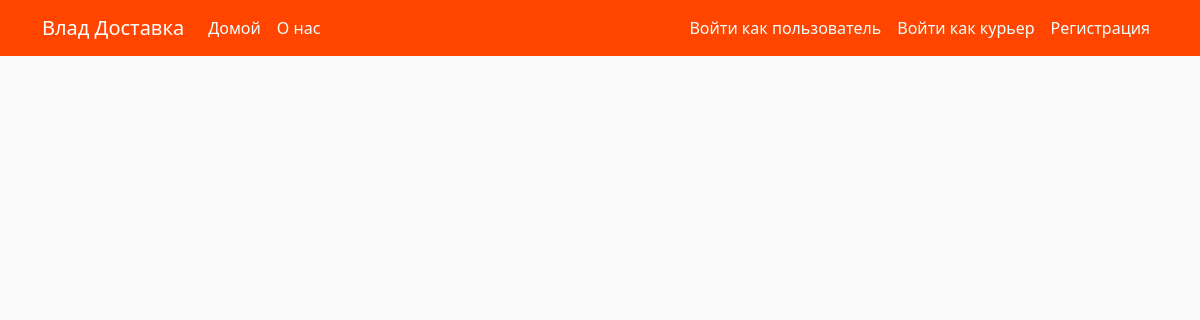
Page /all_orders/done_orders on the earlier database version.
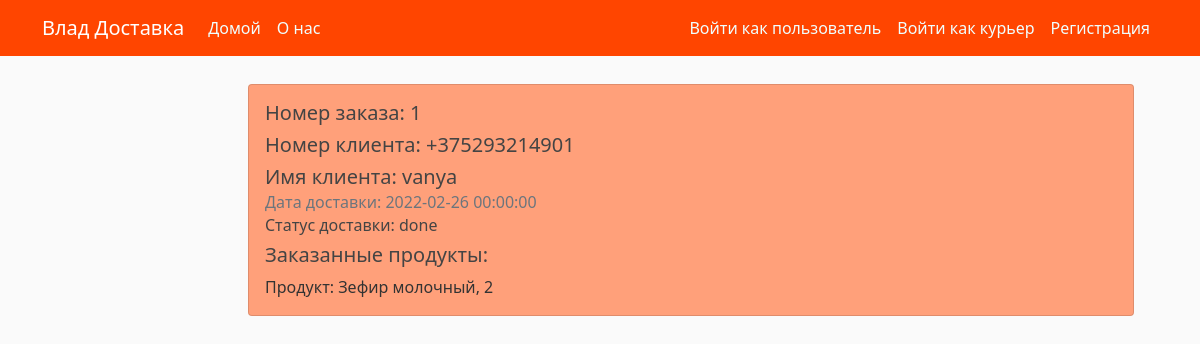
Same page on the later database version.
### bd_project/models.py (models this page shows, shortened)
class BaseModel(Model):
    id = PrimaryKeyField(unique=True)
    class Meta:
        database = db
        order_by = 'id'

class Order(BaseModel):
    user_id = ForeignKeyField(User, backref='orders', null=False)
    courier_id = ForeignKeyField(Courier, backref='orders', null=True)
    address = CharField(max_length=20, null=False)
    time_creation = DateTimeField(default=datetime.utcnow(), null=False)
    time_of_delivery = DateTimeField(null=False)
    status = CharField(max_length=10, default='not done')
    class Meta:
        db_table = 'Orders'

class User(BaseModel, UserMixin):
    username = CharField(max_length=20, unique=True, null=False)
    email = CharField(max_length=20, unique=True, null=False)
    phone = CharField(max_length=15, unique=True, null=False)
    address = CharField(max_length=20, null=False)
    password = CharField(max_length=60, null=False)
    class Meta:
        db_table = 'Users'

class OrderList(BaseModel):
    order_id = ForeignKeyField(Order, backref='products')
    product_id = ForeignKeyField(Product, backref='orders', null=False)
    amount = IntegerField(null=False)
    class Meta:
        db_table = 'OrderList'

class Product(BaseModel):
    name = CharField(20, unique=True, null=False)
    price = DoubleField(null=False)
    description = TextField(null=False)
    weight = IntegerField(null=False)
    image = CharField(null=False)
    category = ForeignKeyField(Categories, backref='category')
    class Meta:
        db_table = 'Products'

### bd_project/couriers/routes.py (the view)
@couriers.route('/all_orders/done_orders')
def done_orders():
    orders = Order.select().where(Order.status == 'done')
    return render_template('current_orders.html', orders=orders)

### bd_project/templates/current_orders.html (shortened to what this page needs)
{% extends 'layout.html' %}
{% block content %}
<div class="container">
    <div class="row">
        <div class="col-2">
        </div>
        <div class="col-10">
            {% if orders %}
            {% for order in orders %}
            {% if session['courier'] and order.status == 'done' and order.courier_id %}
            <div class="card bg-color-done mt-1" style="width: 100%;">
            {% else %}
            <div class="card bg-color-not-done mt-1" style="width: 100%;">
            {% endif %}
                <div class="card-body">
                    <h5 class="card-title">Номер заказа: {{ order.id }}</h5>
                    <h5 class="card-title">Номер клиента: {{ order.user_id.phone }}</h5>
                    <h5 class="card-title">Имя клиента: {{ order.user_id.username }}</h5>
                    <h6 class="card-subtitle mb-2 text-muted">Дата доставки: {{ order.time_of_delivery }}</h6>
                    <h6 class="card-subtitle mb-2">Статус доставки: {{ order.status }}</h6>
                    <h5>Заказанные продукты:</h5>
                    {% for product in order.products %}
                    <span>Продукт: {{ product.product_id.name }}, {{ product.amount }} </span><br>
                    {% endfor %}
                </div>
            </div>
            {% endfor %}
            {% endif %}
        </div>
    </div>
</div>
{% endblock content %}

Differences in the rows shown:
added Order: id "1", user_id.phone "+375293214901", user_id.username "vanya", time_of_delivery "2022-02-26 00:00:00", status "done"
added OrderList: product_id.name "Зефир молочный", amount "2"
